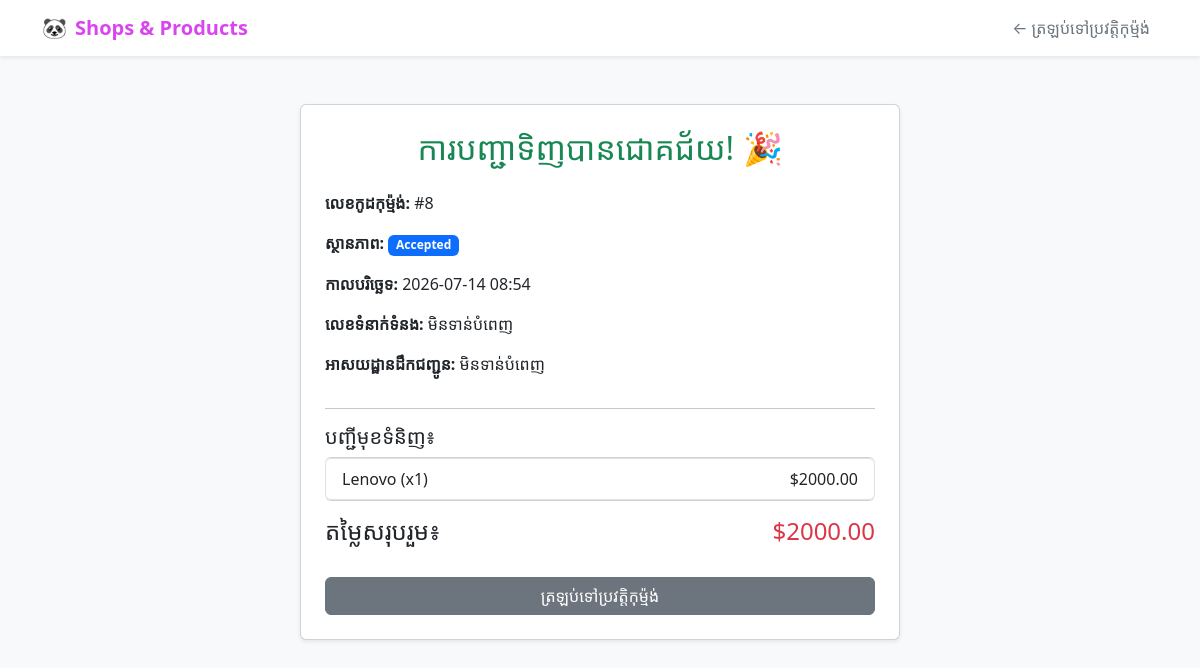
The page /order/8/ (signed in) on the database as committed earlier.
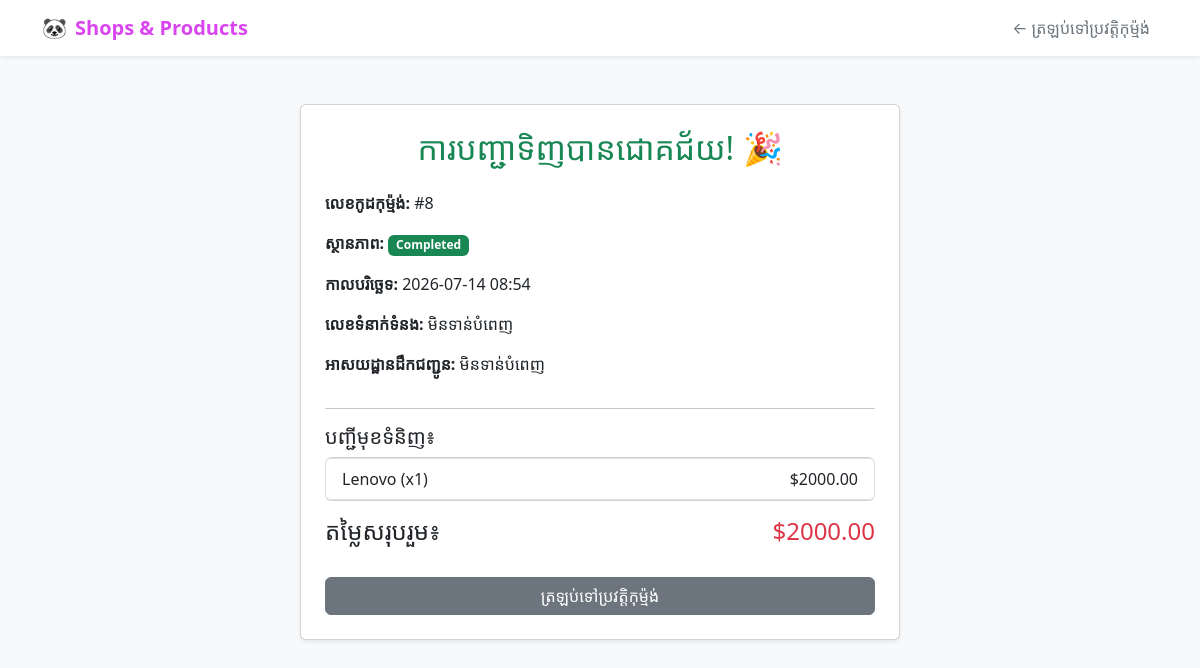
The same page on the database as committed later.
### adminsystem/models.py (models this page shows, shortened)
class Order(models.Model):
    STATUS_CHOICES = (
        ('Pending', 'Pending'),
        ('Accepted', 'Accepted'),
        ('Completed', 'Completed'),
        ('Cancelled', 'Cancelled'),
    )
    user = models.ForeignKey(User, on_delete=models.CASCADE, null=True, blank=True)
    total_price = models.DecimalField(max_digits=10, decimal_places=2, default=0.00)
    status = models.CharField(max_length=20, choices=STATUS_CHOICES, default='Pending')
    created_at = models.DateTimeField(auto_now_add=True)
    phone = models.CharField(max_length=20, blank=True, null=True)
    address = models.TextField(blank=True, null=True)

### adminsystem/views.py (the view)
# urls.py: path('order/<int:order_id>/', views.order_detail, name='order_detail'),
@login_required(login_url='login')
def order_detail(request, order_id):
    order = get_object_or_404(Order, id=order_id, user=request.user)
    return render(request, 'order_detail.html', {
        'order': order
    })

### adminsystem/views.py (called while the page is built)
def active_orders_count(request):
    if request.user.is_authenticated:
        count = Order.objects.filter(
            user=request.user,
            status__in=['Pending', 'Accepted']
        ).count()
        return {'active_orders_count': count}
    return {'active_orders_count': 0}

### adminsystem/templates/order_detail.html (shortened to what this page needs)
<!DOCTYPE html>
<html lang="en">
<head>
    <link rel="stylesheet" href="https://cdn.jsdelivr.net/npm/bootstrap@5.3.0/dist/css/bootstrap.min.css">
</head>
<body class="bg-light">
<nav class="navbar navbar-expand-lg navbar-light bg-white shadow-sm mb-4">
    <div class="container">
        <a class="navbar-brand font-weight-bold text-danger d-flex align-items-center gap-2" href="{% url 'index' %}">
            🐼 <span style="color: #d946ef; font-weight: bold;">Shops & Products</span>
        </a>
        <div class="navbar-nav ms-auto">
            <a class="nav-link text-secondary" href="{% url 'my_orders' %}">← ត្រឡប់ទៅប្រវត្តិកុម្ម៉ង់</a>
        </div>
    </div>
</nav>
<div class="container mt-5">
    <div class="card p-4 shadow-sm mx-auto" style="max-width: 600px;">
        <h2 class="text-success text-center mb-4">ការបញ្ជាទិញបានជោគជ័យ! 🎉</h2>
        <p><strong>លេខកូដកុម្ម៉ង់:</strong> #{{ order.id }}</p>
        <p><strong>ស្ថានភាព:</strong>
            <span class="badge {% if order.status == 'Pending' %} bg-warning text-dark {% elif order.status == 'Accepted' %} bg-primary {% elif order.status == 'Completed' %} bg-success {% elif order.status == 'Cancelled' %} bg-danger {% endif %}">
                {{ order.status }}
            </span>
        </p>
        <p><strong>កាលបរិច្ឆេទ:</strong> {{ order.created_at|date:"Y-m-d H:i" }}</p>
        <p><strong>លេខទំនាក់ទំនង:</strong> {{ order.phone|default:"មិនទាន់បំពេញ" }}</p>
        <p><strong>អាសយដ្ឋានដឹកជញ្ជូន:</strong> {{ order.address|default:"មិនទាន់បំពេញ" }}</p>
        <hr>
        <h5>បញ្ជីមុខទំនិញ៖</h5>
        <ul class="list-group mb-3">
            {% for item in order.items.all %}
            <li class="list-group-item d-flex justify-content-between align-items-center">
                {{ item.product.name }} (x{{ item.quantity }})
                <span>${{ item.price }}</span>
            </li>
            {% endfor %}
        </ul>
        <div class="d-flex justify-content-between align-items-center mb-4">
            <h4>តម្លៃសរុបរួម៖</h4>
            <h4 class="text-danger">${{ order.total_price }}</h4>
        </div>
        <a href="{% url 'my_orders' %}" class="btn btn-secondary w-100">ត្រឡប់ទៅប្រវត្តិកុម្ម៉ង់</a>
    </div>
</div>
</body>
</html>

Rows that differ between the two databases and show on the page:
changed Order "មិនទាន់បំពេញ": status "Accepted" → "Completed"
